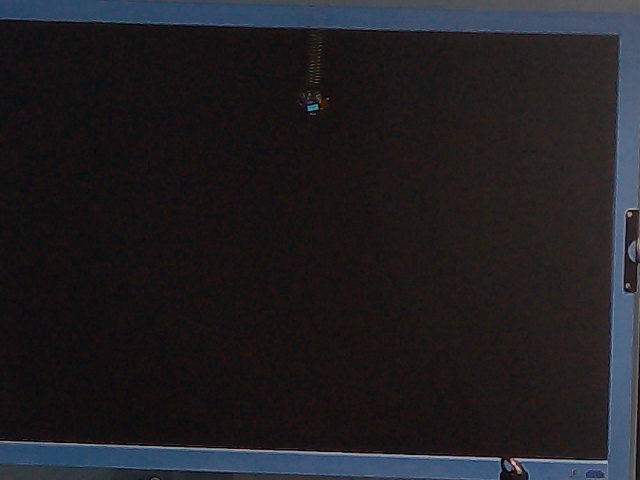
#> input picture spring_extension/molla/frame_00.png, 640 x 480 px
$ python -i utils.py   (imports and definitions only)
#> lines starting #> are read from the running program, lines starting #| are printed output that depends on the picture; after the words box and inside, x2 and y2 are one past the last pixel; in counts of white or black regions, pixels touching at a corner belong together
#> further down, picture is the input picture: shape (480, 640, 3); mean B, G, R 34, 30.4, 32.3
import cv2
import numpy as np

def find_rectangles(frame, min_area=.005, apply_threshold=True):

#> called with min_area = 0.005, apply_threshold = True
    if apply_threshold:
        # Convert to gray scale
        gray = cv2.cvtColor(frame, cv2.COLOR_BGR2GRAY)
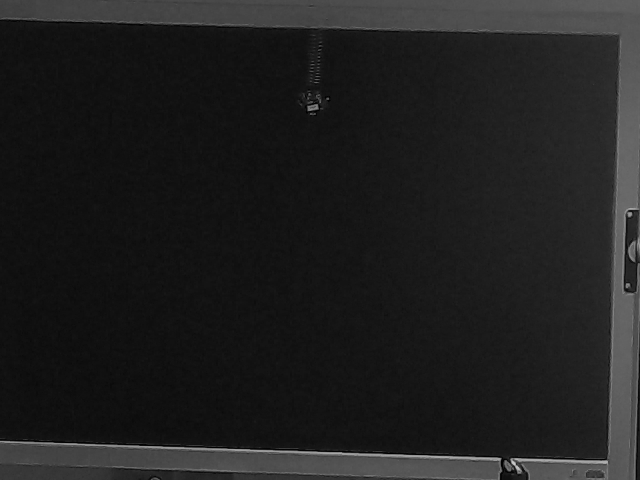
#> gray: shape (480, 640); min 0, max 203, mean 31.4

        # Binarize
        thresh = cv2.threshold(gray, 0, 255, cv2.THRESH_BINARY + cv2.THRESH_OTSU)[1]
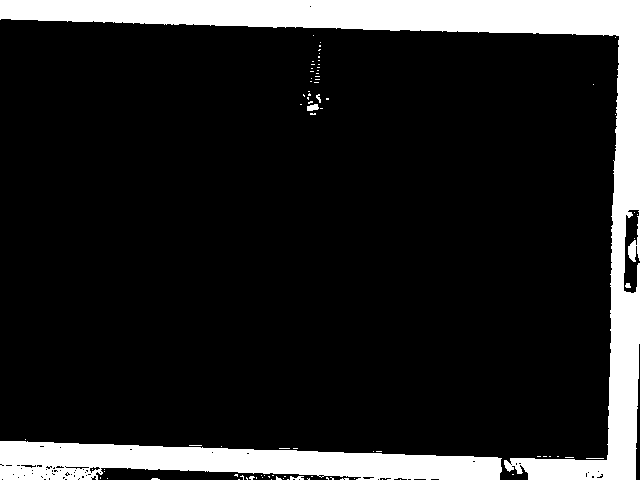
#> thresh: shape (480, 640); 14.5% white; 85 white regions (79 under 20 px)
    else:
        thresh = frame.astype(np.uint8)

    # Find contours
    contours = cv2.findContours(thresh, cv2.RETR_EXTERNAL, cv2.CHAIN_APPROX_SIMPLE)
#> contours = 84 contours, 80 with area under 20; largest, box (x1, y1, x2, y2) and area: (0, 0, 640, 480) 29664, (0, 441, 502, 480) 12800, (307, 104, 319, 111) 48, (290, 476, 304, 480) 22
    contours = contours[0] if len(contours) == 2 else contours[1]

    candidates = []
    minimum_area = min_area * frame.size
#> minimum_area = 4608
    for c in contours:

        # Eliminate small patches
        if cv2.contourArea(c) < minimum_area:
            continue

        # Find best fitting box
        b = cv2.minAreaRect(c)
        bp = cv2.boxPoints(b)[:, np.newaxis, :].astype('int32')

        # Compare with original shape
        out = np.zeros(frame.shape[:-1], dtype='uint8')
        cv2.drawContours(out, [bp], -1, 1, thickness=cv2.FILLED)
        v1 = out.sum()
        cv2.drawContours(out, [c], -1, 0, thickness=cv2.FILLED)
        v2 = out.sum()
        q = 1 - v2 / (v1 + 1e-5)

        # Compute aspect ratio
        ar = max(b[1]) / min(b[1])
        candidates.append((q, ar, b, bp, c))
#> this loop made 84 passes
#> c on passes 1, 2, 3, 4, 5, 6, 9, 11, 14, 15, 16, 17: [[400, 479]], [[382, 479]], [[287, 479], [288, 479]], [[271, 479]], [[238, 479], [239, 479]], [[354, 478]], [[283, 478]], [[107, 478]], [[262, 477]], [[256, 477], [256, 478]], [[246, 477], [246, 478], [247, 479], [247, 478]], [[100, 477], [100, 478]]
#> (b, bp, v1, v2, q, ar) on pass 44: (((250.5, 460), (38, 501), -90), [[501, 479], [0, 479], [0, 441], [501, 441]], 19578, 6225, 0.682, 13.18)
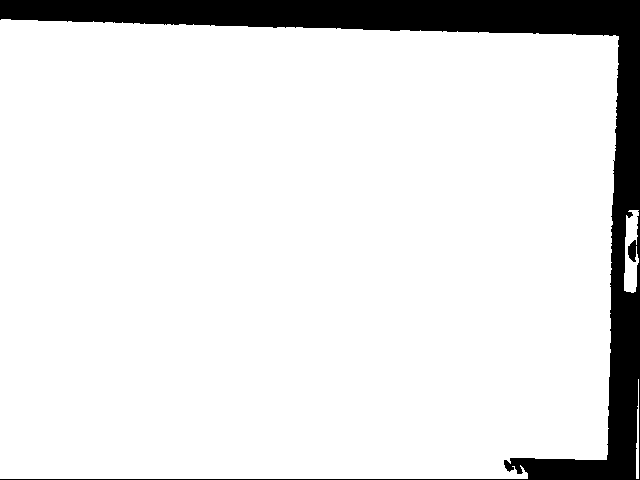
#> out: shape (480, 640); values 0 (black) and 1 (white), 89.7% white; 1 black region, box (x1, y1, x2, y2) and area: (0, 0, 640, 480) 31681
#> after the loop, candidates = 2 items

    return sorted(candidates)

>>> import cv2
>>> picture = cv2.imread('molla/frame_00.png')
>>> result = find_rectangles(picture)
#> result = 2 items

$ run again, on spring_extension/molla/frame_02.png
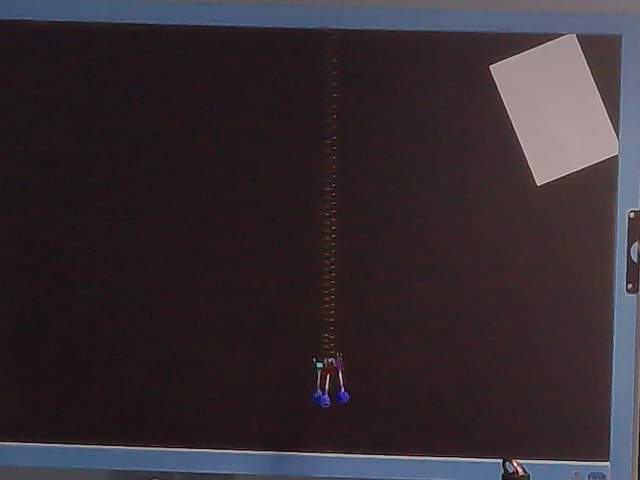
#> input picture spring_extension/molla/frame_02.png, 640 x 480 px
#> picture is the input picture: shape (480, 640, 3); mean B, G, R 48.9, 43.9, 52.9
#> in find_rectangles, `thresh = cv2.threshold(gray, 0, 255, cv2.THRESH_BINARY + cv2.THRESH_OT..`:
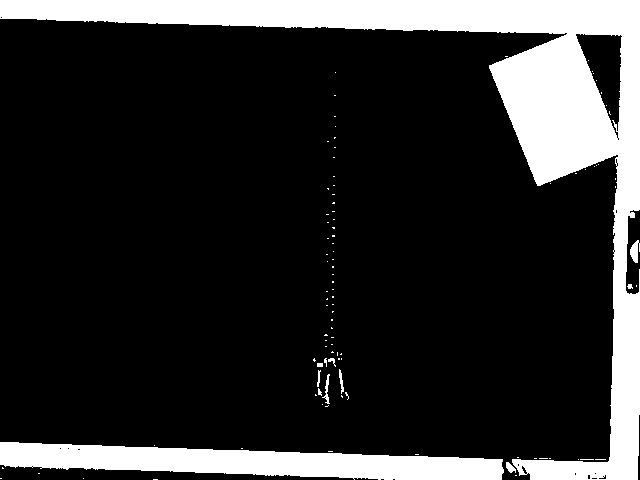
#> thresh: shape (480, 640); 17.7% white; 99 white regions (88 under 20 px)
#> contours = 92 contours, 86 with area under 20; largest, box (x1, y1, x2, y2) and area: (0, 0, 640, 480) 42770, (0, 442, 504, 480) 11362, (630, 240, 640, 263) 110, (506, 462, 516, 473) 50, (322, 374, 330, 404) 49, (339, 369, 344, 394) 34
#> the loop in find_rectangles, `for c in contours:` made 92 passes
#> c on passes 1, 2, 3, 4, 5, 6, 8, 9: [[153, 479], [157, 479]], [[83, 478]], [[0, 478], [1, 478]], [[515, 475], [516, 475]], [[38, 473], [39, 473]], [[2, 467], [2, 468], [3, 468]], [[595, 459], [605, 459]], [[580, 459], [593, 459]]
#> after the loop in find_rectangles, `for c in contours:`:
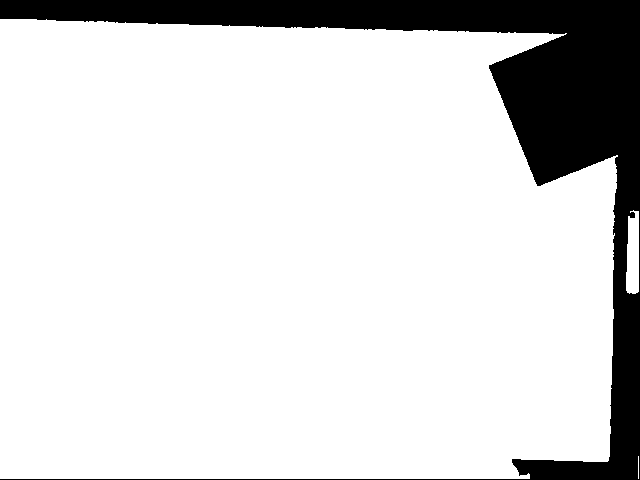
#> out: shape (480, 640); values 0 (black) and 1 (white), 85.4% white; 1 black region, box (x1, y1, x2, y2) and area: (0, 0, 640, 480) 44730
#> after the loop in find_rectangles, `for c in contours:`: candidates = 2 items
